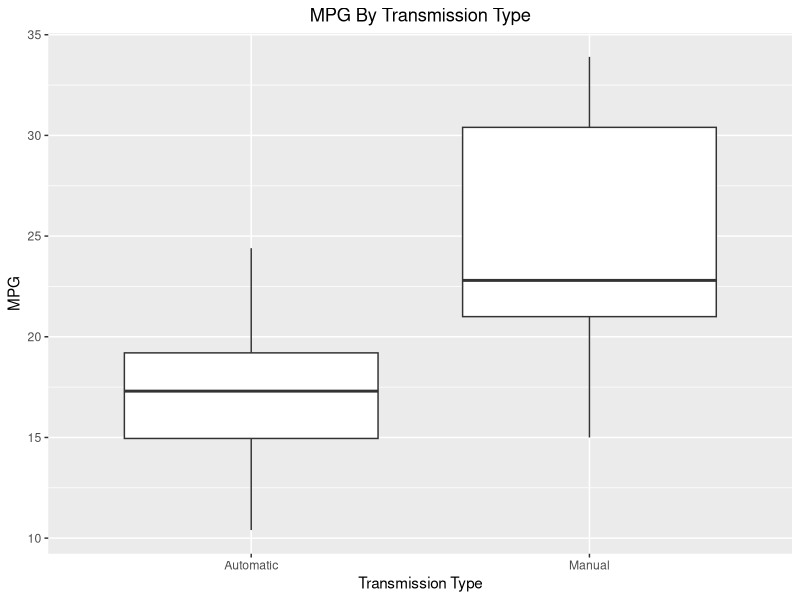
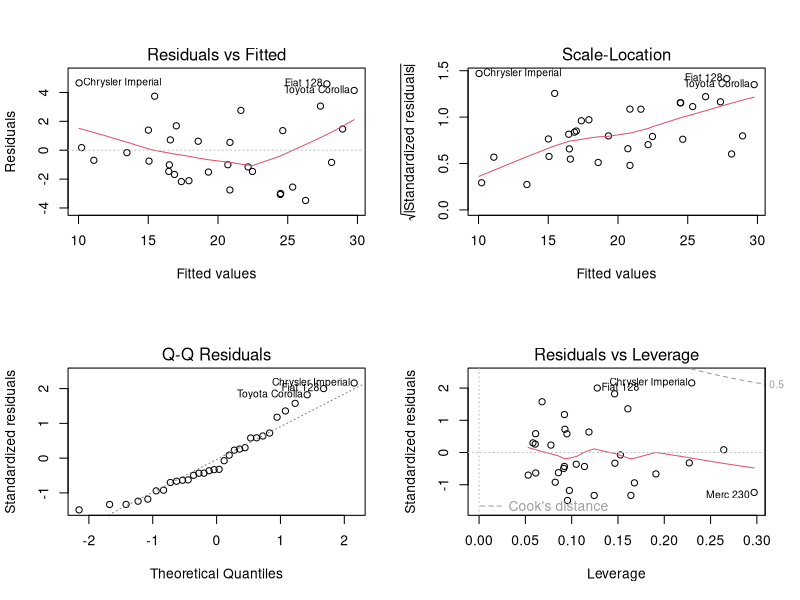

These figures' R source, in order:
## ---- chunk 1
knitr::opts_chunk$set(echo = TRUE)
## ---- chunk 2
data(mtcars)
head(mtcars)
## ---- chunk 3
library(ggplot2)
ggplot(mtcars, aes(x=factor(am), group=am, y=mpg)) + geom_boxplot() + scale_x_discrete(labels=c("0" = "Automatic", "1" = "Manual")) + xlab("Transmission Type") + ylab("MPG") + ggtitle("MPG By Transmission Type") + theme(plot.title = element_text(hjust = 0.5))
## ---- chunk 4
manual <- mtcars[mtcars$am == 1,]     # get rows with manual transmission
automatic <- mtcars[mtcars$am == 0,]  # get rows with automatic transmission
manual <- manual[,"mpg"]
automatic <- automatic[,"mpg"]
row.names(manual) <- NULL             # remove row index
row.names(automatic) <- NULL 
head(manual)
head(automatic)
## ---- chunk 5
result <- t.test(manual,automatic)
result
## ---- chunk 6
fit <- lm(mpg~.,data=mtcars)
summary(fit)
## ---- chunk 7
# run 'step' analysis with direction = "backward"
step_analysis <- step(fit,trace=FALSE)  # suppress output 
summary(step_analysis)      
## ---- chunk 8
layout(matrix(c(1,2,3,4),2,2))      # display the plot area
plot(step_analysis)
